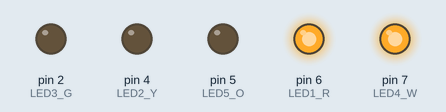
Recording of a sketch running on a simulated Arduino Uno, built with avr-gcc and run on an emulated ATmega328P. On the bench: output pins drawn as LEDs (lit = HIGH).

Above: at 0.1 s.
At 4.1 s:
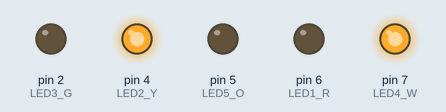
At 11.1 s:
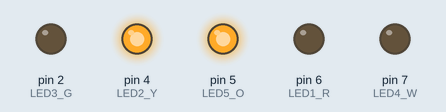
At 18.1 s:
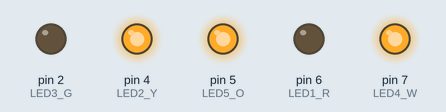
At 28.1 s:
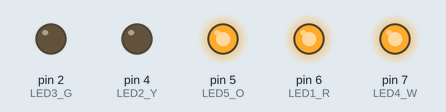
At 35.1 s:
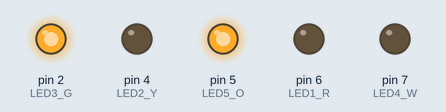
Timing chart, 0 to 40.0 s (numbered marks = the images above):
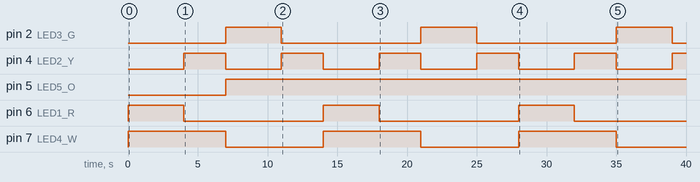

Measured:
- by itself, pin 2 (LED3_G), pin 6 (LED1_R): alternates HIGH for 4.0 s and LOW for 10.0 s
- by itself, pin 4 (LED2_Y): alternates HIGH for 3.0 s and LOW for 4.0 s
- by itself, pin 5 (LED5_O): LOW → HIGH at 7.0 s
- by itself, pin 7 (LED4_W): alternates HIGH for 7.0 s and LOW for 7.0 s

The sketch:

1A_Codigo_.ino
```cpp
#define LED1_R 6
#define LED2_Y 4
#define LED3_G 2

#define LED4_W 7
#define LED5_O 5
void setup()
{
  pinMode( LED1_R , OUTPUT );
  pinMode( LED2_Y , OUTPUT );
  pinMode( LED3_G , OUTPUT );
  pinMode( LED4_W , OUTPUT );
  pinMode( LED5_O , OUTPUT );
}

void loop()
{
  digitalWrite( LED1_R , HIGH);
  digitalWrite( LED4_W , HIGH);
  digitalWrite( LED2_Y , LOW );
  digitalWrite( LED3_G , LOW );
  delay(4000);
  digitalWrite( LED1_R , LOW );
  digitalWrite( LED2_Y , HIGH );
  delay(3000);
  digitalWrite( LED2_Y , LOW );
  digitalWrite( LED4_W , LOW );
  digitalWrite( LED5_O , HIGH );
  digitalWrite( LED3_G , HIGH );
  delay(4000);
  digitalWrite( LED3_G , LOW );
  digitalWrite( LED2_Y , HIGH);
  delay(3000);
}
```
